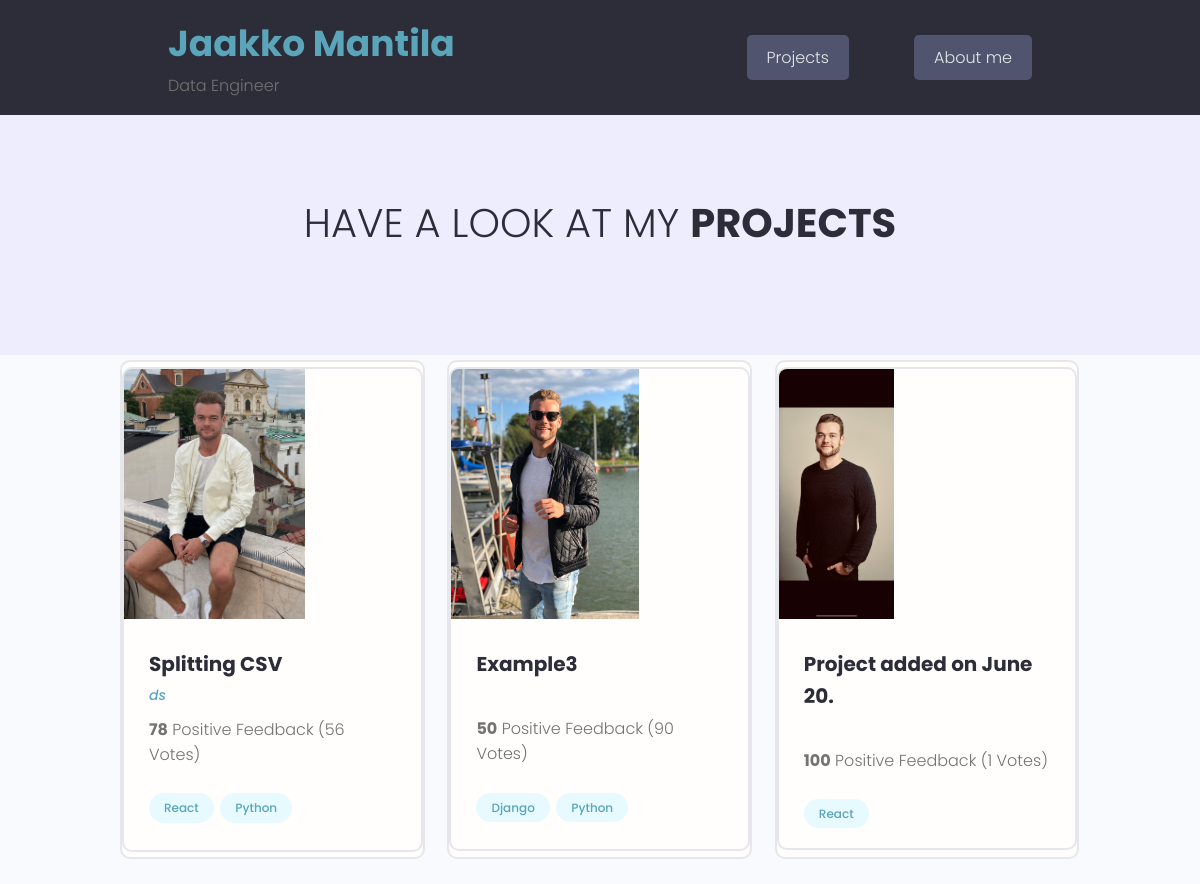
Before: / with the older database file.
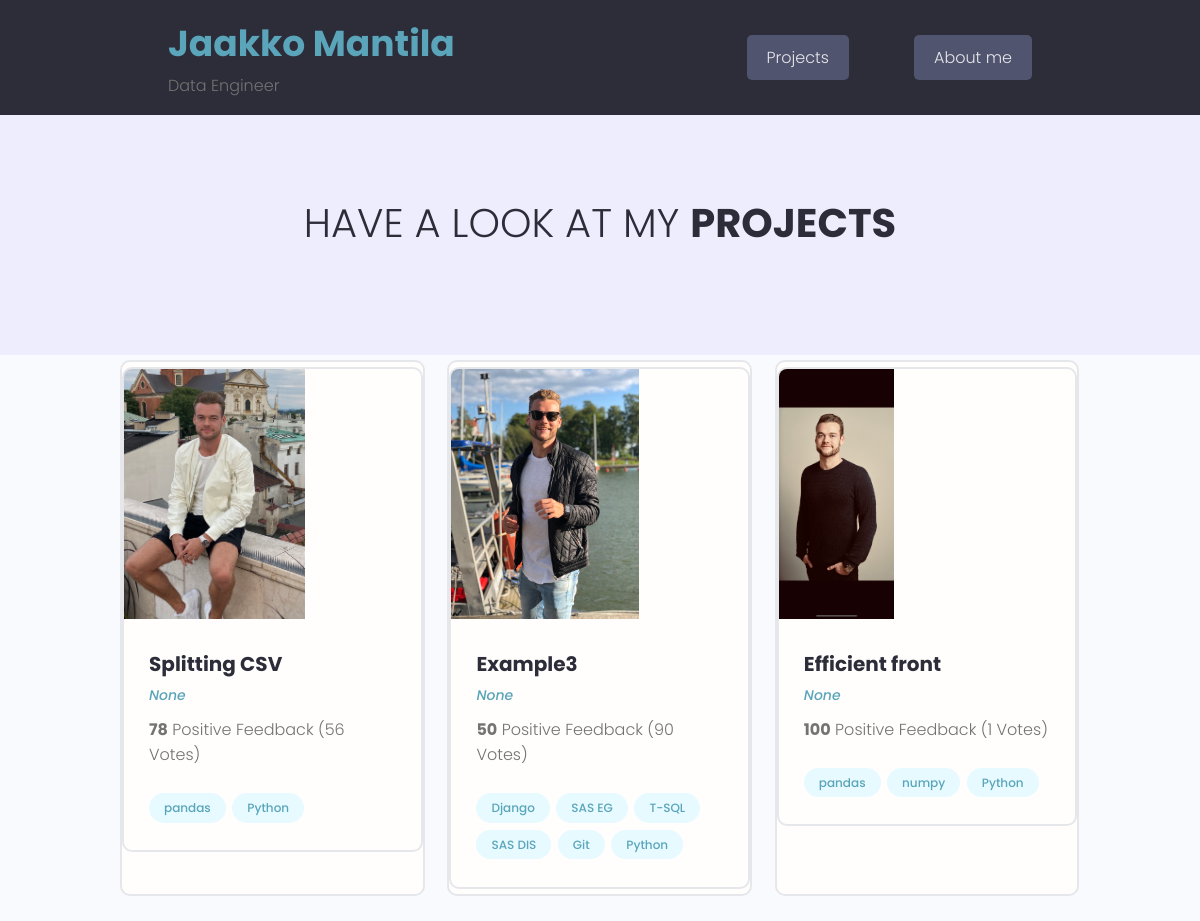
After: the same page with the newer database file.
### projects/models.py (models this page shows, shortened)
class Project(models.Model):
    owner = models.ForeignKey(Profile, null=True, blank=True, on_delete=models.SET_NULL)
    title = models.CharField(max_length=200)
    description = models.TextField(null=True, blank=True)
    short_intro = models.CharField(max_length=200, null=True, blank=True)
    location = models.CharField(max_length=200, null=True, blank=True)
    featured_image = models.ImageField(
        null=True, blank=True, default="default_dude.png")
    demo_link = models.CharField(max_length=2000, null=True, blank=True)
    source_link = models.CharField(max_length=2000, null=True, blank=True)
    tags = models.ManyToManyField('Tag', blank=True)
    vote_total = models.IntegerField(default=0, null=True, blank=True)
    vote_ratio = models.IntegerField(default=0, null=True, blank=True)
    created = models.DateTimeField(auto_now_add=True)
    id = models.UUIDField(default=uuid.uuid4, unique=True,
                            primary_key=True, editable=False)
    skill = models.CharField(max_length=200, null=True, blank=True)

class Tag(models.Model):
    name = models.CharField(max_length=200)
    created = models.DateTimeField(auto_now_add=True)
    id = models.UUIDField(default=uuid.uuid4, unique=True,
                            primary_key=True, editable=False)
    def __str__(self):
        return self.name

### users/models.py (models this page shows, shortened)
class Profile(models.Model):
    user = models.OneToOneField(User, on_delete=models.CASCADE, null=True, blank=True)
    name = models.CharField(max_length=200, null=True, blank=True)
    email = models.EmailField(max_length=500, null=True, blank=True)
    username = models.CharField(max_length=200, null=True, blank=True)
    location = models.CharField(max_length=200, null=True, blank=True)
    short_intro = models.CharField(max_length=200, null=True, blank=True)
    bio = models.TextField(max_length=1200, null=True, blank=True)
    profile_image = models.ImageField(
        null=True, blank=True, upload_to='profiles/', default='profiles/default_dude.png')
    social_github = models.CharField(max_length=200, null=True, blank=True)
    created = models.DateTimeField(auto_now_add=True)
    id = models.UUIDField(default=uuid.uuid4, unique=True,
                            primary_key=True, editable=False)

### projects/views.py (the view)
# urls.py: path('', include('projects.urls')),
def projects(request):
    projects = Project.objects.all()
    context = {'projects':projects}
    return render(request,'projects/projects.html', context)

### projects/templates/projects/projects.html (shortened to what this page needs)
{% extends 'main.html' %}
{% block content %}
{% load static %}
  <main class="projects">
    <section class="hero-section text-center">
      <div class="container container--narrow">
        <div class="hero-section__box">
          <h2>Have a look at my <span>Projects</span></h2>
        </div>
        </div>
    </section>
    <div class="container">
      <div class="grid grid--three">
      {% for project in projects %}
        <div class="column card">
            <div class="card project">
              <a href="{% url 'project' project.id %}" class="project">
                <img class="project__thumbnail" src={{project.featured_image.url}} alt="project thumbnail" />
                <div class="card__body">
                  <h3 class="project__title">{{project.title}}</h3>
                  <p><a class="project__author" href="{% url 'project' project.id %}">{{project.owner.name}}</a></p>
                  <p class="project--rating">
                    <span style="font-weight: bold;">{{project.vote_ratio}}</span> Positive
                    Feedback ({{project.vote_total}} Votes)
                  </p>
                  <div class="project__tags">
                      {% for tag in project.tags.all %}
                    <span class="tag tag--pill tag--main">
                      <small>{{tag}}</small>
                    </span>
                    {% endfor %}
                  </div>
                </div>
              </a>
            </div>
          </div>
        {% endfor %}
      </div>
    </div>
  </main>
{% endblock content %}

### templates/main.html (shortened to what this page needs)
<!DOCTYPE html>
{% load static %}
<html lang="en">
<head>
    <link rel="stylesheet" href="https://cdn.iconmonstr.com/1.3.0/css/iconmonstr-iconic-font.min.css" />
    <link rel="stylesheet" href= "{% static 'uikit/styles/uikit.css' %}"/>
    <link rel="stylesheet" href="{% static 'styles/app.css' %}" />
</head>
<body>
    {% include 'navbar.html' %}
    {% block content %}
    {% endblock content %}
</body>
</html>

### templates/navbar.html (shortened to what this page needs)
{% load static %}
  <header class="header">
    <div class="container container--narrow">
      <a href="{% url 'projects' %}" class="header__logo">
        <h2>Jaakko Mantila</h2>
        <span>Data Engineer</span>
      </a>
      <nav class="header__nav">
        <ul class="header__menu">
          <li class="header__menuItem"><a href="{% url 'projects' %}" class="btn btn--sub">Projects</a></li>
          <li class="header__menuItem"><a href="{% url 'aboutme' %}" class="btn btn--sub">About me</a></li>
        </ul>
      </nav>
    </div>
  </header>

### static/styles/app.css (style rules this page uses)
:root { --color-sub: #2d2d39; }
.btn--sub { background-color: var(--color-sub-light); }
.card { border: 2px solid var(--color-light); }
img { width: 100%; }
.header { position: sticky; z-index: 111; background-color: var(--color-sub); padding: 1.5rem 0; }
.header > .container { display: flex; justify-content: space-between; align-items: center; }
.header__nav > ul { display: inline-flex; align-items: center; list-style: none; gap: 6.5rem; }
.header__menuItem > a { color: var(--color-light); font-weight: 300; }
.hero-section { height: 40vh; display: flex; align-items: center; background-color: var(--color-sub); }
.hero-section__box { margin-bottom: 4rem; }
.hero-section__box > h2, .hero-section__box > h2 > span { font-size: 4rem; color: var(--color-light); line-height: 1.3; text-transform: uppercase; }
.hero-section__box > h2 { font-weight: 300; }
.hero-section__box > h2 > span { font-weight: 700; }
.project__author { font-size: 1.4rem; font-style: italic; }
.project--rating { margin-bottom: 1.6em; margin-top: .5em; }
.projects > .hero-section { background: var(--color-sub-lighter); height: 30vh; }
.projects .hero-section__box { margin-bottom: 2.5rem; }
.projects .hero-section__box > h2 { color: var(--color-sub); }
.projects .hero-section__box > h2 > span { font-weight: 700; color: var(--color-sub); }
.project__thumbnail { height: 25rem; object-fit: cover; object-position: top center; }
.project__title { font-size: 2rem; font-weight: 700; color: var(--color-sub); }

### static/uikit/styles/modules/_variables.css (style rules this page uses)
:root { --color-main: #5aa5b9; --color-main-light: #e6faff; --color-sub: #3f4156; --color-sub-light: #51546e; --color-sub-lighter: #ededfd; --color-text: #737373; --color-gray: #8b8b8b; --color-light: #e5e7eb; --color-light-gray: #767676; --color-bg: #f8fafd; --color-white: #fffefd; --color-white-light: #f3f3f3; --color-success: #359e64; --color-success-bg: #def8e8; --color-error: #fc4b0b; --color-error-bg: #fff2ee; --font-base: 'Poppins', arial, helvetica, 'Segoe UI', roboto, ubuntu, sans-serif; --font-monospace: 'Fira Code', 'Courier New', courier, monospace; --font-regular: 300; --font-medium: 500; --font-bold: 700; --generic-shadow: 1px 1px 5px #00000010; --generic-transition: all 0.3s ease-in-out; }

### static/uikit/styles/modules/_base.css (style rules this page uses)
* { margin: 0; padding: 0; box-sizing: border-box; text-rendering: optimizeLegibility; color: inherit; font-size: inherit; }
html { font-size: 50%; }
@media only screen and (min-width: 480px) { html { font-size: 56.25%; } }
@media only screen and (min-width: 1200px) { html { font-size: 62.5%; } }
body { line-height: 1.6; font-weight: 400; font-size: 1.5rem; color: var(--color-text); background-color: var(--color-bg); min-height: 100vh; }

### static/uikit/styles/modules/_typography.css (style rules this page uses)
* { font-family: var(--font-base); }
h2 { font-size: 3.6rem; font-weight: var(--font-bold); }
h3 { font-size: 3.2rem; font-weight: var(--font-medium); }
p, span, strong { font-size: 1.6rem; color: var(--color-text); font-weight: var(--font-regular); }
a { padding-bottom: 2px; text-decoration: none; display: inline-block; color: var(--color-main); font-weight: var(--font-medium); }

### static/uikit/styles/modules/_utilities.css (style rules this page uses)
.container { width: 92%; max-width: 165rem; margin: 0 auto; box-sizing: border-box; }
.container--narrow { width: 92%; max-width: 120rem; }
@media screen and (min-width: 1000px) { .container { width: 90%; } }
@media screen and (min-width: 1000px) { .container--narrow { width: 85%; } }
@media screen and (min-width: 1200px) { .container { width: 80%; } }
@media screen and (min-width: 1200px) { .container--narrow { width: 72%; } }
.text-center { text-align: center; }

### static/uikit/styles/modules/_button.css (style rules this page uses)
.btn { display: inline-block; position: relative; cursor: pointer; background-color: var(--color-light); font-weight: var(--font-medium); color: var(--color-sub); text-decoration: none; padding: 1rem 2rem; border-radius: 0.5rem; border: none; width: -webkit-fit-content; width: -moz-fit-content; width: fit-content; height: -webkit-fit-content; height: -moz-fit-content; height: fit-content; font-size: 1.6rem; outline-width: 0; outline-color: transparent; -webkit-backface-visibility: hidden; backface-visibility: hidden; transition: all 0.3s ease-in-out; }
.btn--sub { background-color: var(--color-sub); color: var(--color-white); }

### static/uikit/styles/modules/_card.css (style rules this page uses)
.card { border-radius: 1rem; background-color: var(--color-white); border: 1.5px solid var(--color-light); width: auto; height: auto; margin-top: 0.5rem; margin-bottom: 0.5rem; overflow: hidden; }
.card__body, .card__header { padding: 2rem 2.5rem; }

Changed rows visible on the page:
changed Project "Splitting CSV": loses Tag (name "React"); owner.name "ds" → "None"
added Tag: name "pandas", shown under Project "Splitting CSV"
changed Project "Example3": owner.name (not shown) → "None"
added Tag: name "SAS EG", shown under Project "Example3"
added Tag: name "T-SQL", shown under Project "Example3"
added Tag: name "SAS DIS", shown under Project "Example3"
added Tag: name "Git", shown under Project "Example3"
changed Project: loses Tag (name "React"); title "Project added on June 20." → "Efficient front"; owner.name (not shown) → "None"; gains Tag (name "Python")
added Tag: name "pandas", shown under Project "Efficient front"
added Tag: name "numpy", shown under Project "Efficient front"
